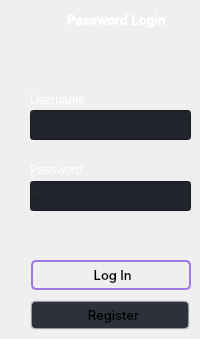
       <widget class="QWidget" name="password_login">
        <widget class="QPushButton" name="login_button">
         <property name="geometry">
          <rect>
           <x>31</x>
           <y>260</y>
           <width>160</width>
           <height>30</height>
          </rect>
         </property>
         <property name="minimumSize">
          <size>
           <width>150</width>
           <height>30</height>
          </size>
         </property>
         <property name="font">
          <font>
           <family>Inter Medium</family>
           <pointsize>10</pointsize>
           <italic>false</italic>
           <bold>false</bold>
          </font>
         </property>
         <property name="cursor">
          <cursorShape>PointingHandCursor</cursorShape>
         </property>
         <property name="styleSheet">
          <string notr="true">QPushButton {
	background-color: rgb(40, 27, 40);
	border: 2px solid rgb(157, 122, 222);
	background: solid;
	border-radius: 5px;
	font: 10pt &quot;Inter Medium&quot;;
}
QPushButton:hover {
	background-color: rgba(40, 27, 40, 170);
	border: 2px solid rgb(157, 122, 222);
	border-radius: 5px;
	font: 10pt &quot;Inter Medium&quot;;
}
QPushButton:pressed {	
	background-color: rgb(255, 243, 239);
	font: 10pt &quot;Inter Medium&quot;;
	icon: url(:/icons/images/icons/log-in_purple.png);
	color: #9e77ed;
	border-radius: 5px;
}</string>
         </property>
         <property name="text">
          <string> Log In</string>
         </property>
         <property name="icon">
          <iconset resource="resources.qrc">
           <normaloff>:/icons/images/icons/login.png</normaloff>:/icons/images/icons/login.png</iconset>
         </property>
        </widget>
        <widget class="QLineEdit" name="password">
         <property name="geometry">
          <rect>
           <x>30</x>
           <y>181</y>
           <width>161</width>
           <height>30</height>
          </rect>
         </property>
         <property name="minimumSize">
          <size>
           <width>0</width>
           <height>30</height>
          </size>
         </property>
         <property name="styleSheet">
          <string notr="true">background-color: rgb(33, 37, 43);
font: 600 10pt &quot;Inter Medium&quot;;</string>
         </property>
         <property name="inputMask">
          <string/>
         </property>
         <property name="text">
          <string/>
         </property>
         <property name="echoMode">
          <enum>QLineEdit::Password</enum>
         </property>
         <property name="placeholderText">
          <string>...</string>
         </property>
        </widget>
        <widget class="QLabel" name="passwordLabel">
         <property name="geometry">
          <rect>
           <x>30</x>
           <y>160</y>
           <width>151</width>
           <height>20</height>
          </rect>
         </property>
         <property name="styleSheet">
          <string notr="true">color: #fff;
background-color: transparent;
font: 600 10pt &quot;Inter Medium&quot;;
text-align: left;
color: #fff;
border-radius: 5px;</string>
         </property>
         <property name="lineWidth">
          <number>1</number>
         </property>
         <property name="text">
          <string>Password</string>
         </property>
         <property name="alignment">
          <set>Qt::AlignLeading|Qt::AlignLeft|Qt::AlignVCenter</set>
         </property>
        </widget>
        <widget class="QPushButton" name="register_button">
         <property name="geometry">
          <rect>
           <x>30</x>
           <y>300</y>
           <width>160</width>
           <height>30</height>
          </rect>
         </property>
         <property name="minimumSize">
          <size>
           <width>150</width>
           <height>30</height>
          </size>
         </property>
         <property name="font">
          <font>
           <family>Inter Medium</family>
           <pointsize>10</pointsize>
           <italic>false</italic>
           <bold>false</bold>
          </font>
         </property>
         <property name="cursor">
          <cursorShape>PointingHandCursor</cursorShape>
         </property>
         <property name="toolTip">
          <string>&lt;html&gt;&lt;head/&gt;&lt;body&gt;&lt;p&gt;This will take you to our website.&lt;/p&gt;&lt;/body&gt;&lt;/html&gt;</string>
         </property>
         <property name="styleSheet">
          <string notr="true">QPushButton {
	background-color: rgb(44, 49, 58);
	font: 10pt &quot;Inter Medium&quot;;
	border-radius: 5px;
	border: 2px solid rgba(222, 222, 222, 150);
}
QPushButton:hover {
	background-color: #47505e;
	border-radius: 4px;
	border: 2px solid rgba(222, 222, 222, 150);
}
QPushButton:pressed {	
	background-color: rgb(255, 243, 239);
	font: 10pt &quot;Inter Medium&quot;;
	icon: url(:/icons/images/icons/register_purple.png);
	color: #9e77ed;
	border-radius: 5px;
	border: 2px solid rgba(222, 222, 222, 150);
}</string>
         </property>
         <property name="text">
          <string>  Register</string>
         </property>
         <property name="icon">
          <iconset resource="resources.qrc">
           <normaloff>:/icons/images/icons/register.png</normaloff>:/icons/images/icons/register.png</iconset>
         </property>
        </widget>
        <widget class="QLabel" name="icon_2">
         <property name="geometry">
          <rect>
           <x>40</x>
           <y>12</y>
           <width>20</width>
           <height>20</height>
          </rect>
         </property>
         <property name="styleSheet">
          <string notr="true"/>
         </property>
         <property name="text">
          <string/>
         </property>
         <property name="pixmap">
          <pixmap resource="resources.qrc">:/icons/images/icons/italic_purple.png</pixmap>
         </property>
         <property name="scaledContents">
          <bool>false</bool>
         </property>
        </widget>
        <widget class="QPushButton" name="btn_dashboard_2">
         <property name="geometry">
          <rect>
           <x>60</x>
           <y>10</y>
           <width>120</width>
           <height>21</height>
          </rect>
         </property>
         <property name="minimumSize">
          <size>
           <width>120</width>
           <height>15</height>
          </size>
         </property>
         <property name="font">
          <font>
           <family>Inter Medium</family>
           <pointsize>10</pointsize>
           <italic>false</italic>
           <bold>true</bold>
          </font>
         </property>
         <property name="cursor">
          <cursorShape>PointingHandCursor</cursorShape>
         </property>
         <property name="styleSheet">
          <string notr="true">#btn_dashboard_2 {
background-color: transparent;
font: 600 10pt &quot;Inter Medium&quot;;
text-align: left;
color: #fff;
border-radius: 5px;
}
#btn_dashboard_2:hover {
background-color: transparent;
font: 600 10pt &quot;Inter Medium&quot;;
text-align: left;
color: #fff;
border-radius: 5px;
}
#btn_dashboard_2:pressed {
background-color: transparent;
font: 600 10pt &quot;Inter Medium&quot;;
text-align: left;
color: #9e77ed;
border-radius: 5px;
}</string>
         </property>
         <property name="text">
          <string>  Password Login</string>
         </property>
        </widget>
        <widget class="QLineEdit" name="username">
         <property name="geometry">
          <rect>
           <x>30</x>
           <y>110</y>
           <width>161</width>
           <height>30</height>
          </rect>
         </property>
         <property name="minimumSize">
          <size>
           <width>0</width>
           <height>30</height>
          </size>
         </property>
         <property name="styleSheet">
          <string notr="true">background-color: rgb(33, 37, 43);
font: 600 10pt &quot;Inter Medium&quot;;</string>
         </property>
         <property name="text">
          <string/>
         </property>
         <property name="placeholderText">
          <string>...</string>
         </property>
        </widget>
        <widget class="QLabel" name="usernameLabel">
         <property name="geometry">
          <rect>
           <x>30</x>
           <y>90</y>
           <width>151</width>
           <height>20</height>
          </rect>
         </property>
         <property name="styleSheet">
          <string notr="true">color: #fff;
background-color: transparent;
font: 600 10pt &quot;Inter Medium&quot;;
text-align: left;
color: #fff;
border-radius: 5px;</string>
         </property>
         <property name="lineWidth">
          <number>1</number>
         </property>
         <property name="text">
          <string>Username</string>
         </property>
         <property name="alignment">
          <set>Qt::AlignLeading|Qt::AlignLeft|Qt::AlignVCenter</set>
         </property>
        </widget>
       </widget>
